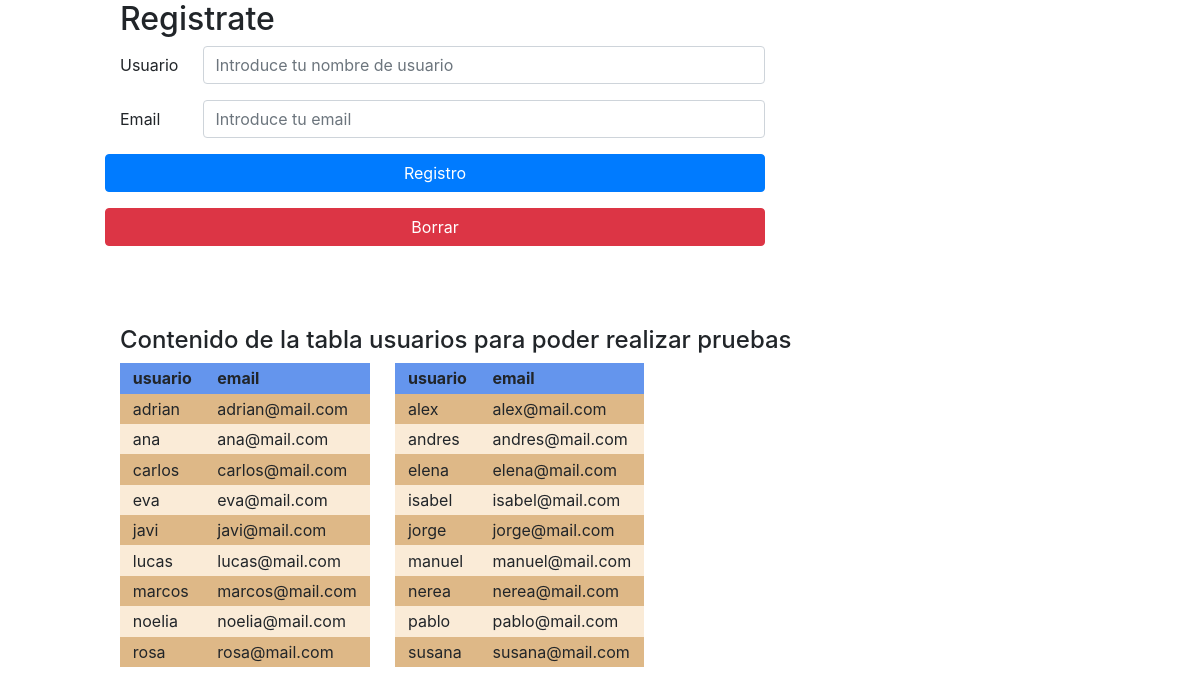
The page / on the database its author committed.
### tables this page shows
CREATE TABLE `usuarios` (
  `user` varchar(20) NOT NULL,
  `email` varchar(50) NOT NULL
);

### index.php (the view, shortened to what this page needs)
<!doctype html>
<html>
<head>
<link rel="stylesheet" href="https://stackpath.bootstrapcdn.com/bootstrap/4.3.1/css/bootstrap.min.css">
</head>
<body>
<h2>Registrate</h2>
<form id="formulario" method="post">
	<div class="form-group row">
		<label for="user" class="col-1 col-form-label pr-0">Usuario</label>
		<div class="col-7 pr-0">
			<input type="text" name="user" id="user" placeholder="Introduce tu nombre de usuario" class="form-control">
		</div>
		<div class="col-4 pr-0" id="errorUser">
		</div>
	</div>
	<div class="form-group row">
		<label for="email" class="col-1 col-form-label pr-0">Email</label>
		<div class="col-7 pr-0">
			<input type="text" name="email" id="email" placeholder="Introduce tu email" class="form-control">
		</div>
		<div class="col-4 pr-0" id="errorMail">
		</div>
	</div>
	<div class="form-group row">
		<input type="submit" value="Registro" class="btn btn-primary col-8">
	</div>
	<div class="form-group row">
		<input type="reset" value="Borrar" class="btn btn-danger col-8">
	</div>
</form>
<article id="usuarios">
	<h4>Contenido de la tabla usuarios para poder realizar pruebas</h4>
	<?php
		$dsn = 'mysql:dbname=registro;host=127.0.0.1;charset=UTF8';
		$usuario = 'registro';
		$contraseña = 'registro';
		try {
			$conexion = new PDO($dsn, $usuario, $contraseña);
		} catch (PDOException $e) {
			echo 'Falló la conexión: ' . $e->getMessage();
		}
		$sql = 'SELECT * FROM usuarios;';
		$usuarios = $conexion->query($sql);
		echo '<table>';
		echo '<tr><th>usuario</th><th>email</th><th class="separador"></th><th>usuario</th><th>email</th></tr>';
		$contador = 0;
		foreach ($usuarios as $row) {
			if($contador == 0) {
				echo '<tr>';
			}
			echo '<td>'. $row['user'] .'</td><td>'. $row['email'] .'</td>';
			if($contador == 1) {
				echo '</tr>';
				$contador = 0;
			} else {
				echo '<td class="separador"></td>';
				$contador++;
			}
		}
		echo '</table>'
	?>
</article>
</body>
</html>

### index.php (style rules this page uses)
body { width: 80%; margin: 0 auto 3em; }
#usuarios { margin: 5em 0; }
tr:nth-child(odd) { background-color: antiquewhite; }
tr:nth-child(even) { background-color: burlywood; }
tr:nth-child(1) { background-color: cornflowerblue; }
td, th { padding: .2em .8em; }
.separador { background-color: white; }

### rows shown on the page
usuarios: user "adrian", email "adrian@mail.com"
usuarios: user "alex", email "alex@mail.com"
usuarios: user "ana", email "ana@mail.com"
usuarios: user "andres", email "andres@mail.com"
usuarios: user "carlos", email "carlos@mail.com"
usuarios: user "elena", email "elena@mail.com"
usuarios: user "eva", email "eva@mail.com"
usuarios: user "isabel", email "isabel@mail.com"
usuarios: user "javi", email "javi@mail.com"
usuarios: user "jorge", email "jorge@mail.com"
usuarios: user "lucas", email "lucas@mail.com"
usuarios: user "manuel", email "manuel@mail.com"
usuarios: user "marcos", email "marcos@mail.com"
usuarios: user "nerea", email "nerea@mail.com"
usuarios: user "noelia", email "noelia@mail.com"
usuarios: user "pablo", email "pablo@mail.com"
usuarios: user "rosa", email "rosa@mail.com"
usuarios: user "susana", email "susana@mail.com"
